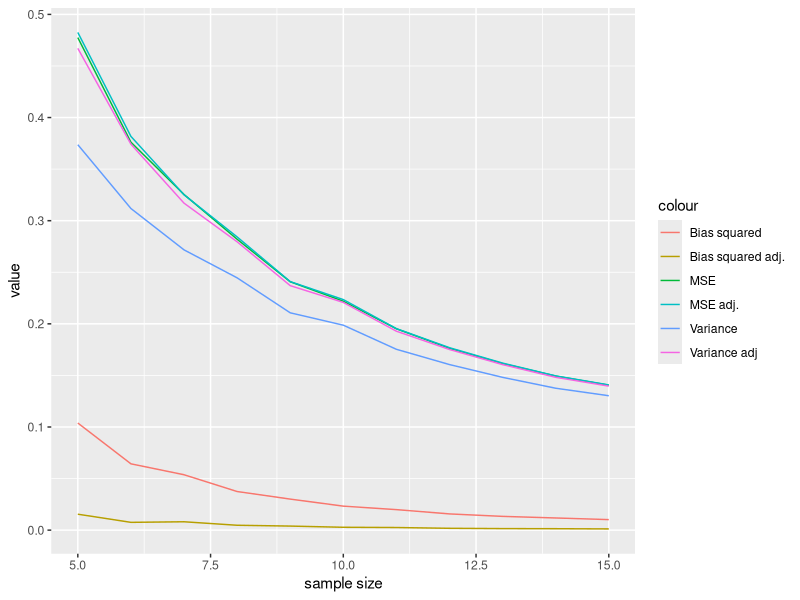

This chart was generated by the following R code:
rm(list=ls()) # delete stuff


return_kpi <-function(sd_sample){
  MSE=mean((sd_sample-sd)^2)
  Bias2=(mean(sd_sample)-sd)^2
  Vari=mean((sd_sample-mean(sd_sample))^2)
  return(c(MSE,Bias2,Vari))
}

mu=2
sd=2

n_range=seq(from=5, to=15, by=1)
B=10000
iter=1
KPI=matrix(data=NA,nrow=length(n_range),ncol=6)
for (n in n_range){
  my_df <- matrix(rnorm(n = n*B, mean=mu, sd=sd), nrow = n, ncol = B)
  mu_vec=apply(my_df,2,mean) #loop over all columns
  mu_mat=matrix(rep(mu_vec,each=n),nrow=n, ncol=B)
  sd_biased=sqrt(colSums((my_df-mu_mat)^2)/n)
  sd_unbiased=sqrt(colSums((my_df-mu_mat)^2)/(n-1))
  KPI[iter,1:3]=return_kpi(sd_biased)
  KPI[iter,4:6]=return_kpi(sd_unbiased)
  iter=iter+1
}

results_df1 <- data.frame("value" = KPI[,1],"sample_size"=n_range)
results_df2 <- data.frame("value" = KPI[,2],"sample_size"=n_range)
results_df3 <- data.frame("value" = KPI[,3],"sample_size"=n_range)
results_df4 <- data.frame("value" = KPI[,4],"sample_size"=n_range)
results_df5 <- data.frame("value" = KPI[,5],"sample_size"=n_range)
results_df6 <- data.frame("value" = KPI[,6],"sample_size"=n_range)

library(ggplot2)
ggplot(results_df1,aes(n_range,value))+
geom_line(data = results_df1, aes(color="MSE"))+
geom_line(data = results_df2, aes(color="Bias squared"))+
geom_line(data = results_df3, aes(color="Variance"))+
geom_line(data = results_df4, aes(color="MSE adj."))+
geom_line(data = results_df5, aes(color="Bias squared adj."))+
geom_line(data = results_df6, aes(color="Variance adj"))+
xlab('sample size') +
ylab('value')



